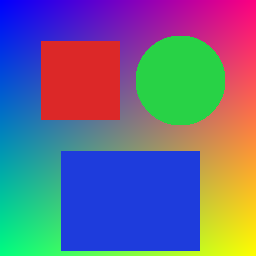
#> input picture vision_demo/assets/sample_scene.ppm, 256 x 256 px
$ python vision_pipeline.py
#> lines starting #> are read from the running program, lines starting #| are printed output that depends on the picture; after the words box and inside, x2 and y2 are one past the last pixel; in counts of white or black regions, pixels touching at a corner belong together
"""Pipeline de visión por computadora para demostración educativa.

Este módulo ofrece un flujo de procesamiento que cubre tareas comunes
como la carga de imágenes, preprocesamiento, detección de bordes,
segmentación y generación de reportes visuales.
"""
from __future__ import annotations

import argparse
import json
from dataclasses import dataclass
from pathlib import Path
from typing import Dict, List

import cv2
import matplotlib.pyplot as plt
import numpy as np


@dataclass
class PipelineResults:
    """Estructura para almacenar la ruta de los artefactos generados."""

    grayscale_path: Path
    clahe_path: Path
    edges_path: Path
    segmentation_path: Path
    contours_path: Path
    histogram_path: Path
    metadata_path: Path


class VisionPipeline:
    """Implementa un flujo completo de visión por computadora."""

    def __init__(self, image_path: Path, output_dir: Path) -> None:
        self.image_path = image_path
        self.output_dir = output_dir
        self.output_dir.mkdir(parents=True, exist_ok=True)
        self.original = self._load_image(image_path)

    @staticmethod
    def _load_image(path: Path) -> np.ndarray:
        if not path.exists():
            raise FileNotFoundError(f"La imagen {path} no existe")
        image = cv2.imread(str(path))
#> image is the input picture: shape (256, 256, 3); mean B, G, R 136.9, 105.9, 105.5
        if image is None:
            raise ValueError(
                "OpenCV no pudo cargar la imagen. Comprueba el formato o permisos."
            )
        return image

    def _save_image(self, array: np.ndarray, filename: str) -> Path:
        destination = self.output_dir / filename
        cv2.imwrite(str(destination), array)
        return destination

    def to_grayscale(self) -> Path:
        gray = cv2.cvtColor(self.original, cv2.COLOR_BGR2GRAY)
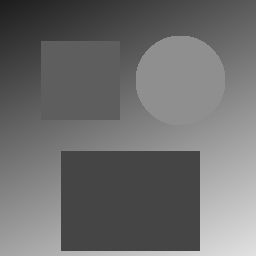
#> gray: shape (256, 256); min 29, max 225, mean 109.2
        return self._save_image(gray, "01_grayscale.png")

    def enhance_contrast(self, gray_path: Path) -> Path:
        gray = cv2.imread(str(gray_path), cv2.IMREAD_GRAYSCALE)
        clahe = cv2.createCLAHE(clipLimit=2.0, tileGridSize=(8, 8))
        enhanced = clahe.apply(gray)
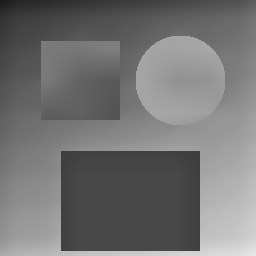
#> enhanced: shape (256, 256); min 27, max 233, mean 115.3
        return self._save_image(enhanced, "02_clahe.png")

    def detect_edges(self, clahe_path: Path) -> Path:
        clahe = cv2.imread(str(clahe_path), cv2.IMREAD_GRAYSCALE)
        blurred = cv2.GaussianBlur(clahe, (5, 5), 0)
        edges = cv2.Canny(blurred, threshold1=80, threshold2=160)
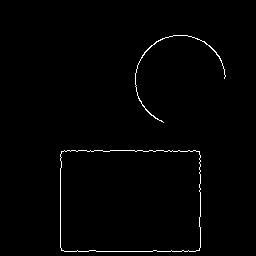
#> edges: shape (256, 256); 1.1% white in thin lines or dots, all inside (x1, y1, x2, y2) = (60, 35, 226, 252)
        return self._save_image(edges, "03_edges.png")

    def segment_with_kmeans(self, k: int = 3) -> Path:
#> called with k = 3
        data = self.original.reshape((-1, 3)).astype(np.float32)
        criteria = (cv2.TERM_CRITERIA_EPS + cv2.TERM_CRITERIA_MAX_ITER, 40, 0.2)
        _, labels, centers = cv2.kmeans(
            data, k, None, criteria, attempts=10, flags=cv2.KMEANS_RANDOM_CENTERS
        )
#> centers = [[73.16, 101, 215.4], [209.5, 54.23, 46.3], [111.3, 194.5, 45.27]]
        centers = np.uint8(centers)
#> centers = [[73, 101, 215], [209, 54, 46], [111, 194, 45]]
        segmented = centers[labels.flatten()].reshape(self.original.shape)
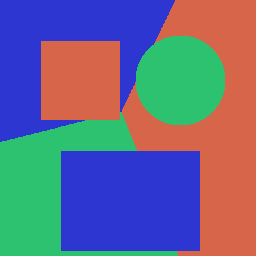
#> segmented: shape (256, 256, 3); mean B, G, R 136.6, 105.7, 105.2
        return self._save_image(segmented, "04_segmentation.png")

    def draw_contours(self, edges_path: Path) -> Path:
        edges = cv2.imread(str(edges_path), cv2.IMREAD_GRAYSCALE)
        contours, _ = cv2.findContours(edges, cv2.RETR_EXTERNAL, cv2.CHAIN_APPROX_SIMPLE)
#> contours = 2 contours; box (x1, y1, x2, y2) and area: (60, 150, 201, 252) 14013, (135, 35, 226, 123) 50
        contour_img = self.original.copy()
        cv2.drawContours(contour_img, contours, -1, (0, 0, 255), 2)
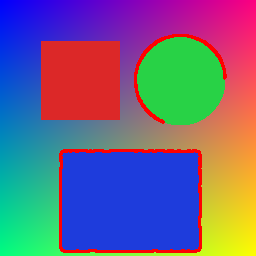
#> contour_img: shape (256, 256, 3); 3.46% of pixels changed, all inside (x1, y1, x2, y2) = (59, 34, 227, 253)
        return self._save_image(contour_img, "05_contours.png")

    def save_histogram(self) -> Path:
        colors = ("b", "g", "r")
        plt.figure(figsize=(8, 4))
        for idx, color in enumerate(colors):
            hist = cv2.calcHist([self.original], [idx], None, [256], [0, 256])
            plt.plot(hist, color=color)
            plt.xlim([0, 256])
        plt.title("Histograma de color (BGR)")
        plt.xlabel("Intensidad")
        plt.ylabel("Número de pixeles")
        histogram_path = self.output_dir / "06_histogram.png"
        plt.tight_layout()
        plt.savefig(histogram_path)
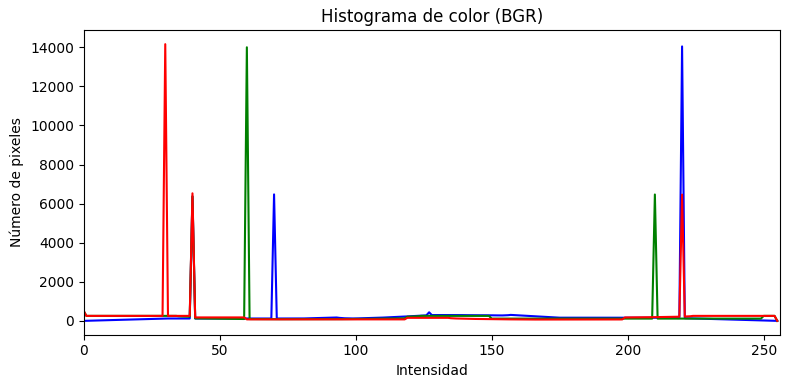
#> figure drawn by matplotlib, 1 panel; curve peaks at x = 220, y = 14041; curve peaks at x = 60, y = 13996; curve peaks at x = 30, y = 14156
        plt.close()
        return histogram_path

    def save_metadata(
        self, edges_path: Path, segmentation_path: Path, clusters: int
    ) -> Path:
#> called with clusters = 3
        edges = cv2.imread(str(edges_path), cv2.IMREAD_GRAYSCALE)
        contours, _ = cv2.findContours(edges, cv2.RETR_EXTERNAL, cv2.CHAIN_APPROX_SIMPLE)

        segmented = cv2.imread(str(segmentation_path))
        palette: List[List[int]] = np.unique(segmented.reshape(-1, 3), axis=0).tolist()
#> palette = [[73, 101, 215], [111, 194, 45], [209, 54, 46]]

        metadata: Dict[str, object] = {
            "archivo_origen": str(self.image_path),
            "resolucion": {
                "ancho": int(self.original.shape[1]),
                "alto": int(self.original.shape[0]),
                "canales": int(self.original.shape[2]),
            },
            "numero_contornos": len(contours),
            "paleta_segmentacion": palette,
            "clusters_solicitados": clusters,
            "clusters_encontrados": len(palette),
        }
        metadata_path = self.output_dir / "metadata.json"
        metadata_path.write_text(json.dumps(metadata, indent=2, ensure_ascii=False))
        return metadata_path

    def run(self, clusters: int = 3) -> PipelineResults:
        """Ejecuta la canalización completa con el número de clusters indicado."""

        grayscale = self.to_grayscale()
        clahe = self.enhance_contrast(grayscale)
        edges = self.detect_edges(clahe)
        segmentation = self.segment_with_kmeans(k=clusters)
        contours = self.draw_contours(edges)
        histogram = self.save_histogram()
        metadata = self.save_metadata(edges, segmentation, clusters=clusters)
        return PipelineResults(
            grayscale_path=grayscale,
            clahe_path=clahe,
            edges_path=edges,
            segmentation_path=segmentation,
            contours_path=contours,
            histogram_path=histogram,
            metadata_path=metadata,
        )


def parse_arguments() -> argparse.Namespace:
    parser = argparse.ArgumentParser(
        description=(
            "Ejecuta una canalización de visión por computadora que incluye "
            "preprocesamiento, detección de bordes, segmentación y generación "
            "de reportes gráficos."
        )
    )
    parser.add_argument(
        "--image",
        type=Path,
        default=Path(__file__).resolve().parent.parent / "assets" / "sample_scene.ppm",
        help="Ruta a la imagen que se desea procesar.",
    )
    parser.add_argument(
        "--output",
        type=Path,
        default=Path(__file__).resolve().parent.parent / "output",
        help="Directorio donde se almacenarán los resultados.",
    )
    parser.add_argument(
        "--clusters",
        type=int,
        default=3,
        help="Número de clusters para la segmentación por k-means.",
    )
    return parser.parse_args()


def main() -> None:
    args = parse_arguments()
    pipeline = VisionPipeline(args.image, args.output)
    results = pipeline.run(clusters=args.clusters)

    print("Procesamiento completado. Archivos generados:")
    for field, value in results.__dict__.items():
        print(f"- {field}: {value}")
#> this loop made 7 passes
#| - grayscale_path: vision_demo/output/01_grayscale.png
#| - clahe_path: vision_demo/output/02_clahe.png
#| - edges_path: vision_demo/output/03_edges.png
#| - segmentation_path: vision_demo/output/04_segmentation.png
#| - contours_path: vision_demo/output/05_contours.png
#| - histogram_path: vision_demo/output/06_histogram.png
#| - metadata_path: vision_demo/output/metadata.json


if __name__ == "__main__":
    main()
